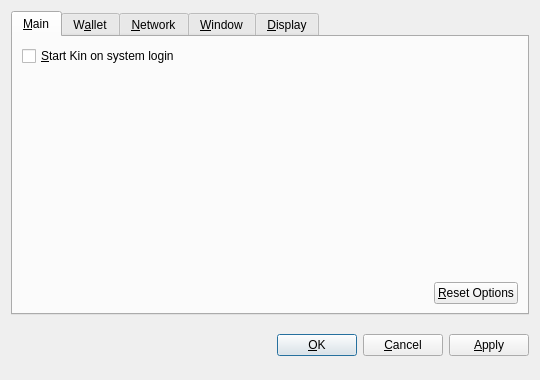
<?xml version="1.0" encoding="UTF-8"?>
<ui version="4.0">
 <class>OptionsDialog</class>
 <widget class="QDialog" name="OptionsDialog">
  <property name="geometry">
   <rect>
    <x>0</x>
    <y>0</y>
    <width>540</width>
    <height>380</height>
   </rect>
  </property>
  <property name="windowTitle">
   <string>Options</string>
  </property>
  <property name="modal">
   <bool>true</bool>
  </property>
  <layout class="QVBoxLayout" name="verticalLayout">
   <item>
    <widget class="QTabWidget" name="tabWidget">
     <property name="tabPosition">
      <enum>QTabWidget::North</enum>
     </property>
     <property name="currentIndex">
      <number>0</number>
     </property>
     <widget class="QWidget" name="tabMain">
      <attribute name="title">
       <string>&amp;Main</string>
      </attribute>
      <layout class="QVBoxLayout" name="verticalLayout_Main">
       <item>
        <widget class="QCheckBox" name="bitcoinAtStartup">
         <property name="toolTip">
          <string>Automatically start Kin after logging in to the system.</string>
         </property>
         <property name="text">
          <string>&amp;Start Kin on system login</string>
         </property>
        </widget>
       </item>
       <item>
        <spacer name="verticalSpacer_Main">
         <property name="orientation">
          <enum>Qt::Vertical</enum>
         </property>
         <property name="sizeHint" stdset="0">
          <size>
           <width>20</width>
           <height>40</height>
          </size>
         </property>
        </spacer>
       </item>
       <item>
        <layout class="QHBoxLayout" name="horizontalLayout_2_Main">
         <item>
          <spacer name="horizontalSpacer_2_Main">
           <property name="orientation">
            <enum>Qt::Horizontal</enum>
           </property>
           <property name="sizeHint" stdset="0">
            <size>
             <width>40</width>
             <height>20</height>
            </size>
           </property>
          </spacer>
         </item>
         <item>
          <widget class="QPushButton" name="resetButton">
           <property name="toolTip">
            <string>Reset all client options to default.</string>
           </property>
           <property name="text">
            <string>&amp;Reset Options</string>
           </property>
           <property name="autoDefault">
            <bool>false</bool>
           </property>
          </widget>
         </item>
        </layout>
       </item>
      </layout>
     </widget>
     <widget class="QWidget" name="tabWallet">
      <attribute name="title">
       <string>W&amp;allet</string>
      </attribute>
      <layout class="QVBoxLayout" name="verticalLayout_Network">
       <item>
        <widget class="QLabel" name="transactionFeeInfoLabel">
         <property name="text">
          <string>Optional transaction fee per kB that helps make sure your transactions are processed quickly. Most transactions are 1 kB.</string>
         </property>
         <property name="textFormat">
          <enum>Qt::PlainText</enum>
         </property>
         <property name="wordWrap">
          <bool>true</bool>
         </property>
        </widget>
       </item>
       <item>
        <layout class="QHBoxLayout" name="horizontalLayout_1_Main">
         <item>
          <widget class="QLabel" name="transactionFeeLabel">
           <property name="text">
            <string>Pay transaction &amp;fee</string>
           </property>
           <property name="textFormat">
            <enum>Qt::PlainText</enum>
           </property>
           <property name="buddy">
            <cstring>transactionFee</cstring>
           </property>
          </widget>
         </item>
         <item>
          <widget class="BitcoinAmountField" name="transactionFee"/>
         </item>
         <item>
          <spacer name="horizontalSpacer_1_Main">
           <property name="orientation">
            <enum>Qt::Horizontal</enum>
           </property>
           <property name="sizeHint" stdset="0">
            <size>
             <width>40</width>
             <height>20</height>
            </size>
           </property>
          </spacer>
         </item>
        </layout>
       </item>
       <item>
        <widget class="QLabel" name="label">
         <property name="text">
          <string>If you disable the spending of unconfirmed change, the change from a transaction cannot be used until that transaction has at least one confirmation. This also affects how your balance is computed.</string>
         </property>
         <property name="wordWrap">
          <bool>true</bool>
         </property>
        </widget>
       </item>
       <item>
        <widget class="QCheckBox" name="spendZeroConfChange">
         <property name="text">
          <string>Spend unconfirmed change  (experts only)</string>
         </property>
        </widget>
       </item>
       <item>
        <spacer name="verticalSpacer">
         <property name="orientation">
          <enum>Qt::Vertical</enum>
         </property>
         <property name="sizeHint" stdset="0">
          <size>
           <width>20</width>
           <height>40</height>
          </size>
         </property>
        </spacer>
       </item>
      </layout>
     </widget>
     <widget class="QWidget" name="tabNetwork">
      <attribute name="title">
       <string>&amp;Network</string>
      </attribute>
      <layout class="QVBoxLayout" name="verticalLayout_Network">
       <item>
        <widget class="QCheckBox" name="mapPortUpnp">
         <property name="toolTip">
          <string>Automatically open the Kin client port on the router. This only works when your router supports UPnP and it is enabled.</string>
         </property>
         <property name="text">
          <string>Map port using &amp;UPnP</string>
         </property>
        </widget>
       </item>
       <item>
        <widget class="QCheckBox" name="connectSocks">
         <property name="toolTip">
          <string>Connect to the Kin network through a SOCKS proxy (e.g. when connecting through Tor).</string>
         </property>
         <property name="text">
          <string>&amp;Connect through SOCKS proxy:</string>
         </property>
        </widget>
       </item>
       <item>
        <layout class="QHBoxLayout" name="horizontalLayout_Network">
         <item>
          <widget class="QLabel" name="proxyIpLabel">
           <property name="text">
            <string>Proxy &amp;IP:</string>
           </property>
           <property name="textFormat">
            <enum>Qt::PlainText</enum>
           </property>
           <property name="buddy">
            <cstring>proxyIp</cstring>
           </property>
          </widget>
         </item>
         <item>
          <widget class="QValidatedLineEdit" name="proxyIp">
           <property name="maximumSize">
            <size>
             <width>140</width>
             <height>16777215</height>
            </size>
           </property>
           <property name="toolTip">
            <string>IP address of the proxy (e.g. 127.0.0.1)</string>
           </property>
          </widget>
         </item>
         <item>
          <widget class="QLabel" name="proxyPortLabel">
           <property name="text">
            <string>&amp;Port:</string>
           </property>
           <property name="textFormat">
            <enum>Qt::PlainText</enum>
           </property>
           <property name="buddy">
            <cstring>proxyPort</cstring>
           </property>
          </widget>
         </item>
         <item>
          <widget class="QLineEdit" name="proxyPort">
           <property name="maximumSize">
            <size>
             <width>55</width>
             <height>16777215</height>
            </size>
           </property>
           <property name="toolTip">
            <string>Port of the proxy (e.g. 9050)</string>
           </property>
          </widget>
         </item>
         <item>
          <widget class="QLabel" name="socksVersionLabel">
           <property name="text">
            <string>SOCKS &amp;Version:</string>
           </property>
           <property name="textFormat">
            <enum>Qt::PlainText</enum>
           </property>
           <property name="buddy">
            <cstring>socksVersion</cstring>
           </property>
          </widget>
         </item>
         <item>
          <widget class="QValueComboBox" name="socksVersion">
           <property name="toolTip">
            <string>SOCKS version of the proxy (e.g. 5)</string>
           </property>
          </widget>
         </item>
         <item>
          <spacer name="horizontalSpacer_Network">
           <property name="orientation">
            <enum>Qt::Horizontal</enum>
           </property>
           <property name="sizeHint" stdset="0">
            <size>
             <width>40</width>
             <height>20</height>
            </size>
           </property>
          </spacer>
         </item>
        </layout>
       </item>
       <item>
        <spacer name="verticalSpacer_Network">
         <property name="orientation">
          <enum>Qt::Vertical</enum>
         </property>
         <property name="sizeHint" stdset="0">
          <size>
           <width>20</width>
           <height>40</height>
          </size>
         </property>
        </spacer>
       </item>
      </layout>
     </widget>
     <widget class="QWidget" name="tabWindow">
      <attribute name="title">
       <string>&amp;Window</string>
      </attribute>
      <layout class="QVBoxLayout" name="verticalLayout_Window">
       <item>
        <widget class="QCheckBox" name="minimizeToTray">
         <property name="toolTip">
          <string>Show only a tray icon after minimizing the window.</string>
         </property>
         <property name="text">
          <string>&amp;Minimize to the tray instead of the taskbar</string>
         </property>
        </widget>
       </item>
       <item>
        <widget class="QCheckBox" name="minimizeOnClose">
         <property name="toolTip">
          <string>Minimize instead of exit the application when the window is closed. When this option is enabled, the application will be closed only after selecting Quit in the menu.</string>
         </property>
         <property name="text">
          <string>M&amp;inimize on close</string>
         </property>
        </widget>
       </item>
       <item>
        <spacer name="verticalSpacer_Window">
         <property name="orientation">
          <enum>Qt::Vertical</enum>
         </property>
         <property name="sizeHint" stdset="0">
          <size>
           <width>20</width>
           <height>40</height>
          </size>
         </property>
        </spacer>
       </item>
      </layout>
     </widget>
     <widget class="QWidget" name="tabDisplay">
      <attribute name="title">
       <string>&amp;Display</string>
      </attribute>
      <layout class="QVBoxLayout" name="verticalLayout_Display">
       <item>
        <layout class="QHBoxLayout" name="horizontalLayout_1_Display">
         <item>
          <widget class="QLabel" name="langLabel">
           <property name="text">
            <string>User Interface &amp;language:</string>
           </property>
           <property name="textFormat">
            <enum>Qt::PlainText</enum>
           </property>
           <property name="buddy">
            <cstring>lang</cstring>
           </property>
          </widget>
         </item>
         <item>
          <widget class="QValueComboBox" name="lang">
           <property name="toolTip">
            <string>The user interface language can be set here. This setting will take effect after restarting Kin.</string>
           </property>
          </widget>
         </item>
        </layout>
       </item>
       <item>
        <layout class="QHBoxLayout" name="horizontalLayout_2_Display">
         <item>
          <widget class="QLabel" name="unitLabel">
           <property name="text">
            <string>&amp;Unit to show amounts in:</string>
           </property>
           <property name="textFormat">
            <enum>Qt::PlainText</enum>
           </property>
           <property name="buddy">
            <cstring>unit</cstring>
           </property>
          </widget>
         </item>
         <item>
          <widget class="QValueComboBox" name="unit">
           <property name="toolTip">
            <string>Choose the default subdivision unit to show in the interface and when sending coins.</string>
           </property>
          </widget>
         </item>
        </layout>
       </item>
       <item>
        <widget class="QCheckBox" name="displayAddresses">
         <property name="toolTip">
          <string>Whether to show Kin addresses in the transaction list or not.</string>
         </property>
         <property name="text">
          <string>&amp;Display addresses in transaction list</string>
         </property>
        </widget>
       </item>
       <item>
        <widget class="QCheckBox" name="coinControlFeatures">
         <property name="toolTip">
          <string>Whether to show coin control features or not.</string>
         </property>
         <property name="text">
          <string>Display coin &amp;control features (experts only!)</string>
         </property>
        </widget>
       </item>
       <item>
        <spacer name="verticalSpacer_Display">
         <property name="orientation">
          <enum>Qt::Vertical</enum>
         </property>
         <property name="sizeHint" stdset="0">
          <size>
           <width>20</width>
           <height>40</height>
          </size>
         </property>
        </spacer>
       </item>
      </layout>
     </widget>
    </widget>
   </item>
   <item>
    <layout class="QHBoxLayout" name="horizontalLayout_Buttons">
     <item>
      <spacer name="horizontalSpacer_1">
       <property name="orientation">
        <enum>Qt::Horizontal</enum>
       </property>
       <property name="sizeHint" stdset="0">
        <size>
         <width>40</width>
         <height>48</height>
        </size>
       </property>
      </spacer>
     </item>
     <item>
      <widget class="QLabel" name="statusLabel">
       <property name="font">
        <font>
         <weight>75</weight>
         <bold>true</bold>
        </font>
       </property>
       <property name="text">
        <string/>
       </property>
       <property name="textFormat">
        <enum>Qt::PlainText</enum>
       </property>
       <property name="wordWrap">
        <bool>true</bool>
       </property>
      </widget>
     </item>
     <item>
      <spacer name="horizontalSpacer_2">
       <property name="orientation">
        <enum>Qt::Horizontal</enum>
       </property>
       <property name="sizeHint" stdset="0">
        <size>
         <width>40</width>
         <height>48</height>
        </size>
       </property>
      </spacer>
     </item>
     <item>
      <widget class="QPushButton" name="okButton">
       <property name="text">
        <string>&amp;OK</string>
       </property>
      </widget>
     </item>
     <item>
      <widget class="QPushButton" name="cancelButton">
       <property name="text">
        <string>&amp;Cancel</string>
       </property>
       <property name="autoDefault">
        <bool>false</bool>
       </property>
      </widget>
     </item>
     <item>
      <widget class="QPushButton" name="applyButton">
       <property name="text">
        <string>&amp;Apply</string>
       </property>
       <property name="autoDefault">
        <bool>false</bool>
       </property>
      </widget>
     </item>
    </layout>
   </item>
  </layout>
 </widget>
 <customwidgets>
  <customwidget>
   <class>BitcoinAmountField</class>
   <extends>QSpinBox</extends>
   <header>bitcoinamountfield.h</header>
  </customwidget>
  <customwidget>
   <class>QValueComboBox</class>
   <extends>QComboBox</extends>
   <header>qvaluecombobox.h</header>
  </customwidget>
  <customwidget>
   <class>QValidatedLineEdit</class>
   <extends>QLineEdit</extends>
   <header>qvalidatedlineedit.h</header>
  </customwidget>
 </customwidgets>
 <resources/>
 <connections/>
</ui>
